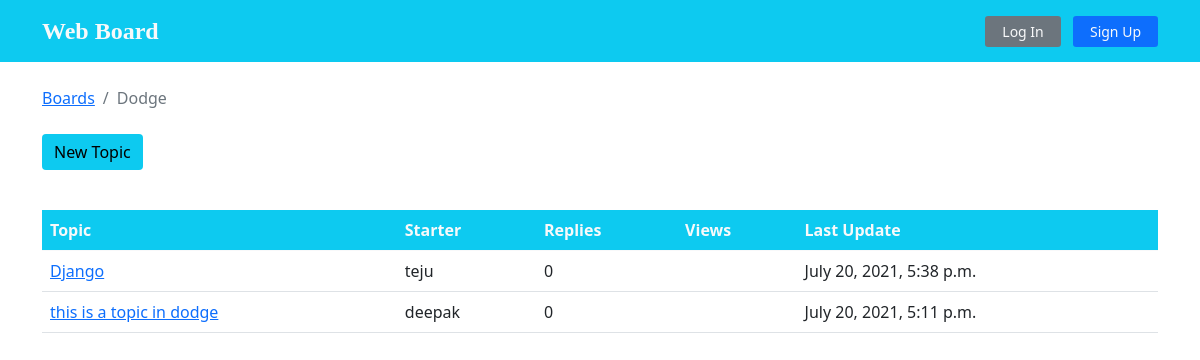
Before: /Dodge/ with the older database file.
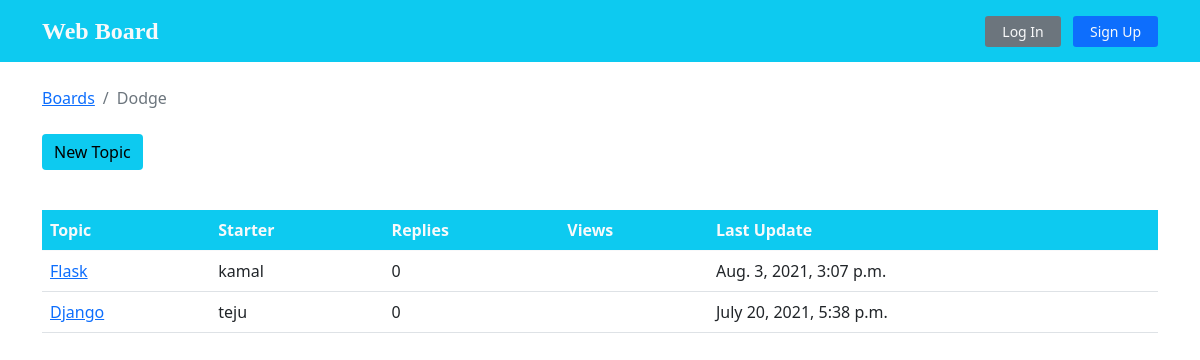
After: the same page with the newer database file.
### boards/models.py (models this page shows, shortened)
class Topic(models.Model):
    subject = models.CharField(max_length=99)
    created_at = models.DateTimeField(auto_now_add=True)
    board = models.ForeignKey(Board, on_delete=models.CASCADE, related_name='topics')
    starter = models.ForeignKey(User, on_delete= models.CASCADE, related_name='topics')
    message = models.TextField(max_length=250)

### boards/views.py (the view)
# urls.py: url(r'^(?P<board_name>[\w\-\ ]+)add/$', views.submit_form, name='add-topic'),
def topic(request, board_name):
    topic_list = Topic.objects.filter(board__name = board_name).order_by('-created_at')
    topic_form = TopicForm()
    ctx = {'topics': topic_list, 'login_form':loginform, 'signup_form': signupform, 'topic_form':topic_form}
    return render(request, 'topic.html', ctx)

### boards/templatetags/custom_tags.py (called while the page is built)
def remove_slash(url):
    if 'add' in url:
        return url.replace('/add/','').replace('/','')
    return url.replace('/','')

### templates/topic.html (shortened to what this page needs)
{% extends 'base.html' %}
{% load custom_tags %}
{% block content %}
<div class="container my-3">
  <ol class="breadcrumb my-4">
      <li class="breadcrumb-item">  <a href="{% url 'boards:home' %}">Boards</a></li>
    <li class="breadcrumb-item active">{{ request.path|remove_slash  }}</li>
  </ol>
  {% if user.is_authenticated %}
  <button type="button" class="btn btn-info border-0" data-bs-toggle="modal" data-bs-target="#newtopic" >New Topic</button>
  {% else %}
  <button type="button"  data-bs-toggle="modal" data-bs-target="#login"  class="btn btn-info mb-3 ml-4 border-0">New Topic</button>
  {% endif %}
  <table class="table mt-4">
    <thead class="thead-inverse bg-info text-light">
      <tr>
        <th>Topic</th>
        <th>Starter</th>
        <th>Replies</th>
        <th>Views</th>
        <th>Last Update</th>
      </tr>
    </thead>
    <tbody>
      {% for topic in topics %}
      <tr>
        <td>
          <a href="{% url 'boards:topic-post' topic.board.name topic.subject topic.pk %}">
            {{ topic.subject }}
          </a>
        </td>
        <td class="align-middle">{{ topic.starter.username }}</td>
        <td class="align-middle">0</td>
        <td></td>
        <td>{{ topic.created_at}}</td>
      </tr>
      {% endfor %}
    </tbody>
  </table>
  </div>
{% endblock %}

Changed rows visible on the page:
removed Topic: subject "this is a topic in dodge", starter.username "deepak", created_at "July 20, 2021, 5:11 p.m."
added Topic: subject "Flask", starter.username "kamal", created_at "Aug. 3, 2021, 3:07 p.m."
